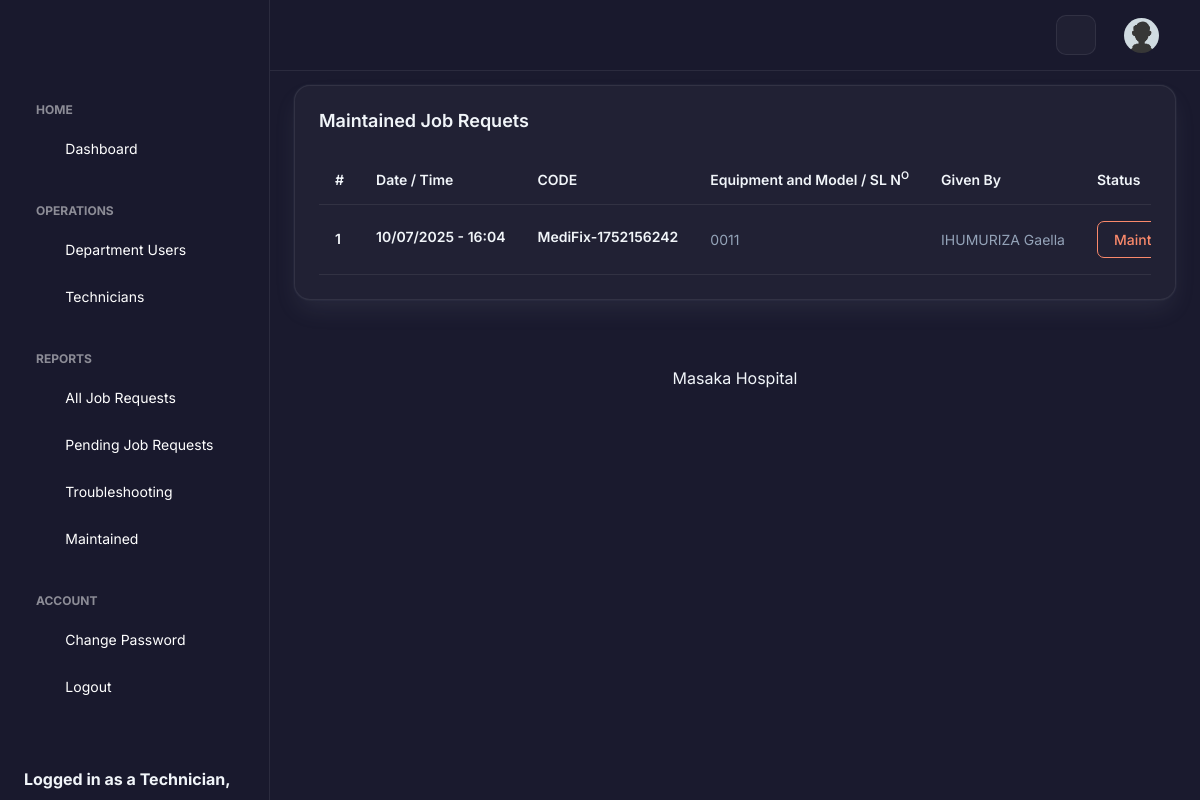
Screenshot of /run/maintained-u-p.php (signed in) with the database file from the repository.
### tables this page shows
CREATE TABLE `jobs` (
  `id` int(11) NOT NULL,
  `code` varchar(100) NOT NULL,
  `equipment` varchar(1000) NOT NULL,
  `givenby` int(11) NOT NULL,
  `airef` int(11) NOT NULL,
  `info` mediumtext NOT NULL,
  `tech` mediumtext DEFAULT NULL,
  `recdt` varchar(50) NOT NULL,
  `status` int(1) NOT NULL DEFAULT 0
);

CREATE TABLE `doctors` (
  `id` int(11) NOT NULL,
  `fullname` varchar(100) NOT NULL,
  `specification` varchar(100) NOT NULL,
  `email` varchar(100) NOT NULL,
  `phone` varchar(100) NOT NULL,
  `password` varchar(100) NOT NULL,
  `deleted` int(1) NOT NULL DEFAULT 0
);

### run/maintained-u-p.php (the view, shortened to what this page needs)
<!doctype html>
<html lang="en">
<head>
  <link rel="stylesheet" href="../assets/css/styles.min.css" />
    <link rel="stylesheet" href="../assets/css/premium-theme.css" />
</head>
<body>
  <div class="page-wrapper" id="main-wrapper" data-layout="vertical" data-navbarbg="skin6" data-sidebartype="full" data-sidebar-position="fixed" data-header-position="fixed">
    <aside class="left-sidebar">
      <div>
        <div class="brand-logo d-flex align-items-center justify-content-between">
        </div>
        <?php include('user-menu.php'); ?>
      </div>
    </aside>
    <div class="body-wrapper">
      <header class="app-header">
        <nav class="navbar navbar-expand-lg navbar-light">
          <div class="navbar-collapse justify-content-end px-0" id="navbarNav">
            <ul class="navbar-nav flex-row ms-auto align-items-center justify-content-end">
              <li class="nav-item"><button class="theme-toggle-btn" title="Toggle Theme"><i class="ti ti-sun"></i></button></li>
              <li class="nav-item dropdown">
                <a class="nav-link nav-icon-hover" href="javascript:void(0)" id="drop2" data-bs-toggle="dropdown" aria-expanded="false">
                  <img src="../assets/images/profile/user-1.jpg" alt="" width="35" height="35" class="rounded-circle">
                </a>
              </li>
            </ul>
          </div>
        </nav>
      </header>
      <div class="container-fluid">
        <div class="col-lg-12 d-flex align-items-stretch">
          <div class="card w-100">
            <div class="card-body p-4">
              <h5 class="card-title fw-semibold mb-4">Maintained Job Requets</h5>
              <div class="table-responsive">
                <table class="table text-nowrap mb-0 align-middle">
                  <thead class="text-dark fs-4">
                    <tr>
                      <th class="border-bottom-0">
                        <h6 class="fw-semibold mb-0">#</h6>
                      </th>
                      <th class="border-bottom-0">
                        <h6 class="fw-semibold mb-0">Date / Time</h6>
                      </th>
                      <th class="border-bottom-0">
                        <h6 class="fw-semibold mb-0">CODE</h6>
                      </th>
                      <th class="border-bottom-0">
                        <h6 class="fw-semibold mb-0">Equipment and Model / SL N<sup>O</sup></h6>
                      </th>
                      <th class="border-bottom-0">
                        <h6 class="fw-semibold mb-0">Given By</h6>
                      </th>
                      <th class="border-bottom-0">
                        <h6 class="fw-semibold mb-0">Status</h6>
                      </th>
                    </tr>
                  </thead>
                  <tbody>
                    <?php
                    include('connector.php');
                    $query = mysqli_query($connect, "SELECT * FROM jobs WHERE status = 2 AND tech IS NOT NULL ORDER BY id DESC");
                    $rowCount = 0;
                    while ($row = mysqli_fetch_array($query)) {
                      $rowCount ++;
                      $queryp = mysqli_query($connect, "SELECT * FROM doctors WHERE id ='".$row['givenby']."'");
                      $rowp = mysqli_fetch_array($queryp);
                      echo "<tr>
                          <td class='border-bottom-0'>
                            <h6 class='fw-semibold mb-0'>".$rowCount."</h6>
                          </td>
                          <td class='border-bottom-0'>
                            <h6 class='fw-semibold mb-1'>" . date('d/m/Y - H:i', $row['recdt']) . "</h6>
                          </td>
                          <td class='border-bottom-0'>
                            <h6 class='fw-semibold mb-1'>" . $row['code'] . "</h6>
                          </td>
                          <td class='border-bottom-0'>
                            <p class='mb-0 fw-normal'>" . $row['equipment'] . "</p>
                          </td>
                          <td class='border-bottom-0'>
                            <p class='mb-0 fw-normal'>" . $rowp['fullname'] . "</p>
                          </td>
                          <td class='border-bottom-0'>";
                            if($row['status'] == 0){
                              echo"<button type='button' class='btn btn-outline-warning'>Pending</button>";
                            }elseif($row['status'] == 1){
                              echo"<button type='button' class='btn btn-outline-primary'>Troubleshooting</button>";
                            }elseif($row['status'] == 2){
                              echo"<button type='button' class='btn btn-outline-danger'>Maintained</button>";
                            }
                          echo"</td>
                          <td>
                            <a href='job-request-view-u-p?code=".$row['code']."'><button type='button' class='btn btn-success'>View</button></a>
                          </td>
                        </tr>";
                    }
                    ?>
                  </tbody>
                </table>
              </div>
            </div>
          </div>
        </div>
      </div>
      <div class="py-6 px-6 text-center">
        <p class="mb-0 fs-4">Masaka Hospital</p>
      </div>
    </div>
  </div>
</body>
</html>

### assets/css/premium-theme.css (style rules this page uses)
:root { --primary-color: #3b82f6; --primary-hover: #2563eb; --bg-gradient-1: #1a1a2e; --bg-gradient-2: #16213e; --text-main: #f1f5f9; --text-muted: #94a3b8; --glass-bg: rgba(255, 255, 255, 0.03); --glass-border: rgba(255, 255, 255, 0.08); --input-bg: rgba(26, 26, 46, 0.8); --input-border: rgba(255, 255, 255, 0.1); --card-shadow: 0 25px 50px -12px rgba(0, 0, 0, 0.7); --danger: #ef4444; --success: #10b981; }
body { font-family: 'Inter', sans-serif !important; background-color: var(--bg-gradient-1); color: var(--text-main); min-height: 100vh; margin: 0; }
.body-wrapper { background: transparent !important; }
.left-sidebar { background: rgba(26, 26, 46, 0.9) !important; backdrop-filter: blur(12px); border-right: 1px solid var(--glass-border); }
.app-header { background: rgba(26, 26, 46, 0.9) !important; backdrop-filter: blur(12px); border-bottom: 1px solid var(--glass-border); }
.card { background: var(--glass-bg) !important; border: 1px solid var(--glass-border) !important; color: var(--text-main) !important; border-radius: 16px !important; }
.card-title, .card h1, .card h2, .card h3, .card h4, .card h5, .card h6 { color: var(--text-main) !important; }
.table { color: var(--text-main) !important; background: transparent !important; }
.table thead th { color: var(--text-main) !important; border-bottom: 1px solid var(--glass-border) !important; }
.table tbody td { border-bottom: 1px solid var(--glass-border) !important; color: var(--text-main) !important; }
.fw-semibold { color: var(--text-main) !important; }
p.fw-normal { color: var(--text-muted) !important; }
.theme-toggle-btn { background: var(--glass-bg); border: 1px solid var(--glass-border); color: var(--text-main); width: 40px; height: 40px; border-radius: 10px; display: flex; align-items: center; justify-content: center; cursor: pointer; font-size: 1.2rem; transition: all 0.3s ease; margin-right: 12px; }
body, .left-sidebar, .app-header, .card, .table, .sidebar-link, .sidebar-link span, .sidebar-link .hide-menu { transition: background-color 0.3s ease, color 0.3s ease, border-color 0.3s ease; }

### rows the page displays
jobs: recdt "10/07/2025 - 16:04", code "MediFix-1752156242", equipment "0011", doctors.fullname "IHUMURIZA Gaella", status "Maintained"

### other values shown
$_SESSION['hbUser_Type'] "Technician"
